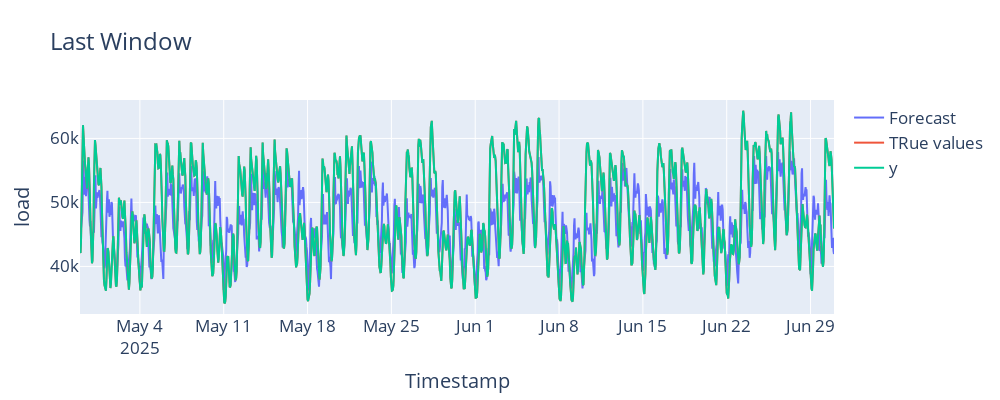

The notebook cell saved with this chart:
### Code cell
# Get only the last forecast window (test set)
# last_cutoff = Y_hat_df['cutoff'].max()
# Y_hat_test = Y_hat_df[Y_hat_df['cutoff'] == last_cutoff]


test_start = Y_df['ds'].iloc[-test_size]
Y_filt = Y_df[Y_df['ds'] >= test_start]
# Filter forecasts that are in the test period
Y_hat_test_period = Y_hat_df[Y_hat_df['ds'] >= test_start]

fig = go.Figure()

# Prediciton
fig.add_trace(go.Scatter(
    x=Y_hat_df['ds'],
    y=Y_hat_df["AutoNHITS-median"],
    mode='lines',
    name='Forecast'
))

fig.add_trace(go.Scatter(
    x=Y_filt['ds'],
    y=Y_filt['y'],
    mode='lines',
    name='TRue values'
))
# True value
fig.add_trace(go.Scatter(
    x=Y_hat_df['ds'],
    y=Y_hat_df["y"],
    mode='lines',
    name='y'
))


fig.update_layout(
    title=f'Last Window',
    xaxis_title='Timestamp',
    yaxis_title='load',
    font=dict(size=17),
    showlegend=True,
    width=1000,
    height=400
)

fig.show()

### Figure 1 — Plotly figure (JSON) as saved in the notebook; plotly's stock layout.template omitted (floating-point values rounded to 4 significant figures; data arrays with more than 128 entries replaced by an {"elided": "..."} marker saying what was removed)
{"data": [{"mode": "lines", "name": "Forecast", "type": "scatter", "x": {"elided": "1512 str values"}, "y": {"elided": "1512 float values"}}, {"mode": "lines", "name": "TRue values", "type": "scatter", "x": {"elided": "1512 str values"}, "y": {"elided": "1512 float values"}}, {"mode": "lines", "name": "y", "type": "scatter", "x": {"elided": "1512 str values"}, "y": {"elided": "1512 float values"}}], "layout": {"font": {"size": 17}, "height": 400, "showlegend": true, "title": {"text": "Last Window"}, "width": 1000, "xaxis": {"title": {"text": "Timestamp"}}, "yaxis": {"title": {"text": "load"}}}}
